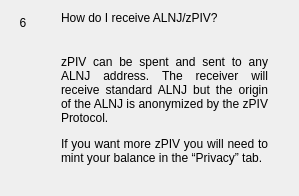
                  <widget class="QWidget" name="widgetFaq6" native="true">
                   <layout class="QHBoxLayout" name="horizontalpage_6" stretch="0,1">
                    <item alignment="Qt::AlignTop">
                     <widget class="QLabel" name="labelNumber6">
                      <property name="minimumSize">
                       <size>
                        <width>24</width>
                        <height>24</height>
                       </size>
                      </property>
                      <property name="maximumSize">
                       <size>
                        <width>16777215</width>
                        <height>24</height>
                       </size>
                      </property>
                      <property name="text">
                       <string>6</string>
                      </property>
                      <property name="alignment">
                       <set>Qt::AlignCenter</set>
                      </property>
                     </widget>
                    </item>
                    <item>
                     <layout class="QVBoxLayout" name="verticalLayoutpage_6">
                      <property name="spacing">
                       <number>0</number>
                      </property>
                      <property name="leftMargin">
                       <number>20</number>
                      </property>
                      <property name="rightMargin">
                       <number>20</number>
                      </property>
                      <item>
                       <widget class="QLabel" name="labelSubtitle6">
                        <property name="text">
                         <string>How do I receive ALNJ/zPIV?</string>
                        </property>
                        <property name="wordWrap">
                         <bool>true</bool>
                        </property>
                       </widget>
                      </item>
                      <item>
                       <spacer name="verticalSpacer_60">
                        <property name="orientation">
                         <enum>Qt::Vertical</enum>
                        </property>
                        <property name="sizeType">
                         <enum>QSizePolicy::Fixed</enum>
                        </property>
                        <property name="sizeHint" stdset="0">
                         <size>
                          <width>20</width>
                          <height>30</height>
                         </size>
                        </property>
                       </spacer>
                      </item>
                      <item>
                       <widget class="QLabel" name="labelContent6">
                        <property name="text">
                         <string>
                           &lt;html&gt;&lt;head/&gt;&lt;body&gt;&lt;p align=&quot;justify&quot;&gt;
                           zPIV can be spent and sent to any ALNJ address. The receiver will
                           receive standard ALNJ but the origin of the ALNJ is anonymized by the zPIV Protocol.
                           &lt;/p&gt;&lt;p align=&quot;justify&quot;&gt;
                           If you want more zPIV you will need to mint your balance in the “Privacy” tab.
                           &lt;/p&gt;&lt;/body&gt;&lt;/html&gt;
                         </string>
                        </property>
                        <property name="alignment">
                         <set>Qt::AlignLeading|Qt::AlignLeft|Qt::AlignTop</set>
                        </property>
                        <property name="wordWrap">
                         <bool>true</bool>
                        </property>
                       </widget>
                      </item>
                      <item>
                       <spacer name="verticalSpacer_61">
                        <property name="orientation">
                         <enum>Qt::Vertical</enum>
                        </property>
                        <property name="sizeHint" stdset="0">
                         <size>
                          <width>20</width>
                          <height>20</height>
                         </size>
                        </property>
                       </spacer>
                      </item>
                     </layout>
                    </item>
                   </layout>
                  </widget>
